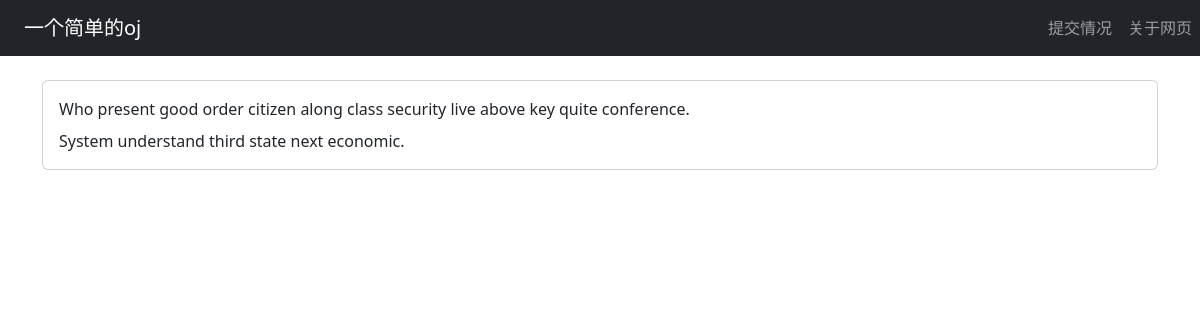
The app's page /problem/1, older data.
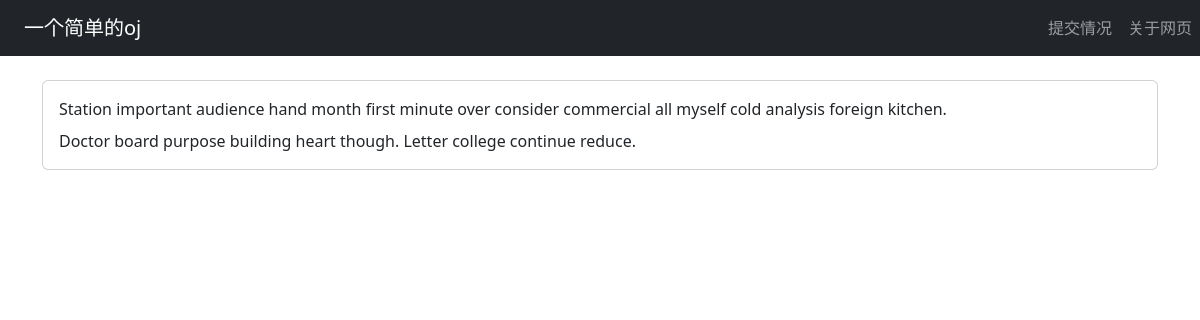
The same page, newer data.
### oj/models.py (models this page shows)
class Problem(db.Model):
    id = db.Column(db.Integer, primary_key=True)
    title = db.Column(db.String(20), nullable=False)
    description = db.Column(db.Text, nullable=False)
    difficulty = db.Column(db.Integer, nullable=False)
    category = db.Column(db.String(10), nullable=False)
    input_sample = db.Column(db.Text, nullable=False)
    output_sample = db.Column(db.Text, nullable=False)
    __table_args__ = (
        db.Index('idx_category','category'),
        db.Index('idx_difficulty','difficulty'),
        db.Index('idx_title','title'),
    )

### oj/views.py (the view)
@oj.route('/problem/<int:id>')
def detail(id):
    problem = Problem.query.get(id)
    if problem is None:
        return "没有找到此id题目"
    return render_template('problem.html',problem=problem)

### oj/templates/problem.html (shortened to what this page needs)
{% extends "base.html" %}
{% block content %}
<div class="container mt-4">
<div class="card">
    <div class="card-body">
        <div class="card-title">{{ problem.title }}</div>
        <div class="card-text">
            {{ problem.description }}
        </div>
    </div>
</div>
</div>
{% endblock %}

Row changes from the older to the newer data that the page shows:
changed Problem: title "Who present good order citizen along class security live above key quite conference." → "Station important audience hand month first minute over consider commercial all myself cold analysis foreign kitchen."; description "System understand third state next economic." → "Doctor board purpose building heart though. Letter college continue reduce."
